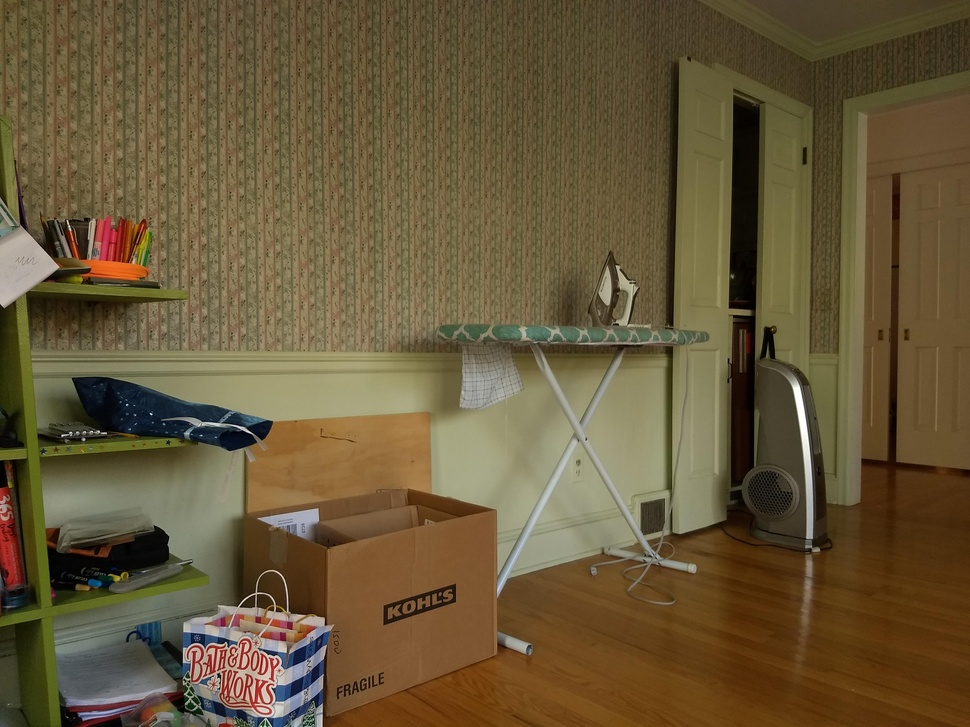
#> input picture Assignment 0/Part 2 - Getting Familiar with Python/input.jpg, 970 x 727 px, shrunk from 4032 x 3024 before the run
$ python 'MiddleHundredImage - Copy.py'
#> lines starting #> are read from the running program, lines starting #| are printed output that depends on the picture
import numpy as np
import cv2
import os
window_title = "The Input Image"
input_image = "input.jpg"
output_image = os.path.basename(__file__)[:-len(".py")] + ".jpg"

def read_image(file_name = input_image):
#> called with file_name = 'input.jpg'
    img = cv2.imread(file_name)
#> img is the input picture: shape (727, 970, 3); mean B, G, R 57.4, 88.1, 103.8
    return img

def display_image(img,window_title = window_title):
    cv2.namedWindow(window_title, cv2.WINDOW_NORMAL)
    cv2.imshow(window_title,img)
    cv2.waitKey(0)
    cv2.destroyAllWindows()
    return

def grayscale(img):
    grayscale = cv2.cvtColor(img,cv2.COLOR_BGR2GRAY)
    #=6, BGR and not RGB because of how cv2 returns images
    return grayscale

def save_to_disk(img,filename=output_image):
    cv2.imwrite(filename,img)

def get_dimensions_hw(img):
    return img.shape[0:2]

def get_middle_pixels_hw(img, new_height, new_width):
#> called with new_height = 100, new_width = 100
    input_img_h,input_img_w = get_dimensions_hw(img)
#> input_img_h = 727; input_img_w = 970
    if new_height > input_img_h:
        raise ValueError("Requested new height (" + str(new_height) + ") is greater than image height (" + str(input_img_h) + ").")
    if new_width > input_img_w:
        raise ValueError("Requested new width (" + str(new_width) + ") is greater than image width (" + str(input_img_w) + ").")
    middle_h = round(input_img_h/2)
#> middle_h = 364
    half_new_height = round(new_height/2)
    middle_w = round(input_img_w/2)
#> middle_w = 485
    half_new_width = round(new_width/2)
    middle_pixels = img[middle_h-half_new_height:middle_h+half_new_height,middle_w-half_new_width:middle_w+half_new_width]
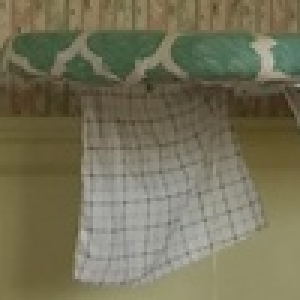
#> middle_pixels: shape (100, 100, 3) (shown 3 times larger); mean B, G, R 88.1, 113.3, 117.1
    return middle_pixels

if __name__ == "__main__":
    img = read_image()
    cropped_img = get_middle_pixels_hw(img, 100, 100)
    save_to_disk(cropped_img)
    display_image(cropped_img)
